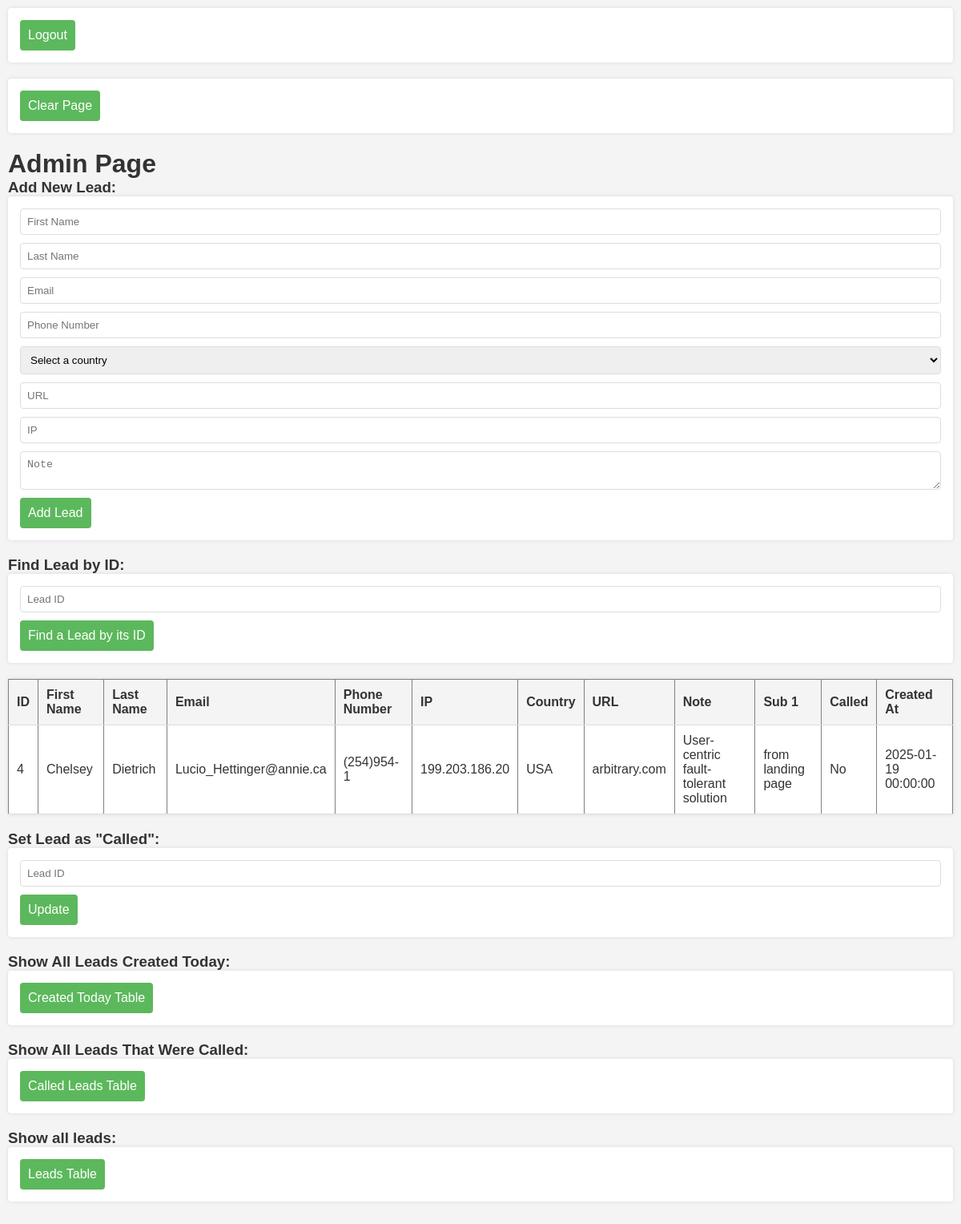
The page /backend/admin/index.php?lead_id=4 (signed in) on the database its author committed.
### tables this page shows
CREATE TABLE IF NOT EXISTS leads (
    id INT AUTO_INCREMENT PRIMARY KEY,
    first_name VARCHAR(255) NOT NULL,
    last_name VARCHAR(255) NOT NULL,
    email VARCHAR(255) NOT NULL UNIQUE,
    phone_number VARCHAR(20),
    ip VARCHAR(45),
    country VARCHAR(100),
    url TEXT,
    note TEXT,
    sub_1 TEXT,
    called BOOLEAN DEFAULT FALSE,
    created_at TIMESTAMP DEFAULT CURRENT_TIMESTAMP
);

### backend/db_ops.php (called while the page is built, shortened)
<?php
function show_lead_by_id($id) {
    $conn = mysqli_connect(DB_SERVERNAME, DB_USERNAME, DB_PASSWORD, DB_NAME);
    $stmnt = $conn->prepare("SELECT * FROM leads WHERE id = ?;");
    $stmnt->bind_param("i", $id);
    $stmnt->execute();
    $result = $stmnt->get_result();
    return $result;
}
?>

### backend/admin/index.php (the view, shortened to what this page needs)
<?php
include_once("../db_ops.php");
?>
<!DOCTYPE html>
<html lang="en">
<head>
    <link rel="stylesheet" href="styles.css">
</head>
<body>
    <form action="./logout.php">
        <button>Logout</button>
    </form>
    <form action="">
        <button>Clear Page</button>
    </form>
    <h1>Admin Page</h1>
    <h3>Add New Lead:</h3>
    <form action="" method="post">
        <input type="text" name="first-name" placeholder="First Name" required>
        <input type="text" name="last-name" placeholder="Last Name" required>
        <input type="email" name="email" placeholder="Email" required>
        <input type="text" name="phone" placeholder="Phone Number" required>
        <select name="country">
            <option value="">Select a country</option>
        </select>
        <input type="text" name="url" placeholder="URL">
        <input type="text" name="ip" placeholder="IP">
        <textarea name="note" placeholder="Note"></textarea>
        <button type="submit">Add Lead</button>
    </form>
    <h3>Find Lead by ID:</h3>
    <form action="">
        <input type="text" name="lead_id" placeholder="Lead ID" required>
        <button>Find a Lead by its ID</button>
    </form>
    <?php
    if ($_SERVER["REQUEST_METHOD"] == "GET" && isset($_GET["lead_id"])) {
        $result = show_lead_by_id($_GET["lead_id"]);
        if ($result->num_rows != 0) {
            echo "<table border='1'>";
            echo "<tr><th>ID</th><th>First Name</th><th>Last Name</th><th>Email</th><th>Phone Number</th><th>IP</th><th>Country</th><th>URL</th><th>Note</th><th>Sub 1</th><th>Called</th><th>Created At</th></tr>";
            while ($row = mysqli_fetch_assoc($result)) {
                echo "<tr>";
                echo "<td>" . $row['id'] . "</td>";
                echo "<td>" . $row['first_name'] . "</td>";
                echo "<td>" . $row['last_name'] . "</td>";
                echo "<td>" . $row['email'] . "</td>";
                echo "<td>" . $row['phone_number'] . "</td>";
                echo "<td>" . $row['ip'] . "</td>";
                echo "<td>" . $row['country'] . "</td>";
                echo "<td>" . $row['url'] . "</td>";
                echo "<td>" . $row['note'] . "</td>";
                echo "<td>" . $row['sub_1'] . "</td>";
                echo "<td>" . ($row['called'] ? 'Yes' : 'No') . "</td>";
                echo "<td>" . $row['created_at'] . "</td>";
                echo "</tr>";
            }
            echo "</table>";
        } else {
            echo "<p style='color:red'>There's no such lead...</p><br>";
        }
    }
    ?>
    <h3>Set Lead as "Called":</h3>
    <form action="" method="post">
        <input type="text" name="lead_id" placeholder="Lead ID" required>
        <button>Update</button>
    </form>
    <h3>Show All Leads Created Today:</h3>
    <form action="">
        <button>Created Today Table</button>
    </form>
    <h3>Show All Leads That Were Called:</h3>
    <form action="">
        <button>Called Leads Table</button>
    </form>
    <h3>Show all leads: </h3>
    <form action="">
        <button>Leads Table</button>
    </form>
</body>
</html>

### backend/admin/styles.css (style rules this page uses)
* { margin: 0; padding: 0; box-sizing: border-box; }
body { padding: 10px; font-family: Arial, sans-serif; background-color: #f4f4f4; color: #333; }
form { background: #fff; padding: 15px; border-radius: 4px; margin-bottom: 20px; box-shadow: 0 0 5px rgba(0, 0, 0, 0.1); }
form input, form select, form textarea { display: block; width: 100%; padding: 8px; margin-bottom: 10px; border: 1px solid #ddd; border-radius: 4px; }
form button { background: #5cb85c; color: #fff; border: none; padding: 10px; border-radius: 4px; cursor: pointer; font-size: 1em; }
table { width: 100%; border-collapse: collapse; margin: 20px 0; background: #fff; box-shadow: 0 0 5px rgba(0, 0, 0, 0.1); }
table th, table td { padding: 10px; text-align: left; border-bottom: 1px solid #ddd; }
table th { background: #f4f4f4; }

### rows shown on the page
leads: id "4", first_name "Chelsey", last_name "Dietrich", email "Lucio_Hettinger@annie.ca", phone_number "(254)954-1", ip "199.203.186.20", country "USA", url "arbitrary.com", note "User-centric fault-tolerant solution", sub_1 "from landing page", called "No", created_at "2025-01-19 00:00:00"
